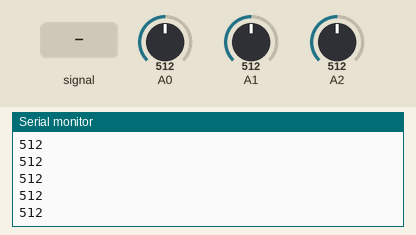
A sketch run on a simulated Arduino Uno, built with avr-gcc and run on an emulated ATmega328P. Parts: the last lines printed to the serial monitor. The test bench sets the inputs (shaded band); at power-on: A0 = 512, A1 = 512, A2 = 512.

Above: at 1.2 s.
1.3 s: A0 fed a 200 Hz sine of ±81 counts around its level
At 1.9 s:
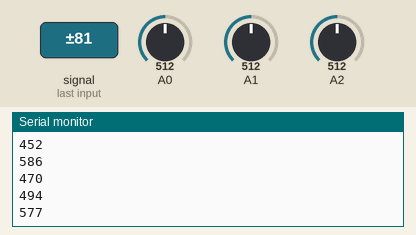
2.8 s: A0 set to 716
At 3.5 s:
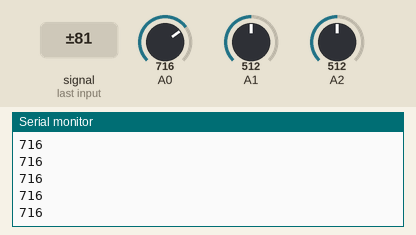
4.3 s: A0 set to 900
At 5.0 s:
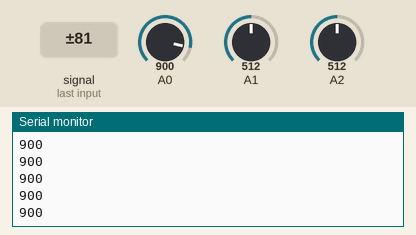
Timing chart, 0 to 7.3 s (numbered marks = the images above; inputs shaded):
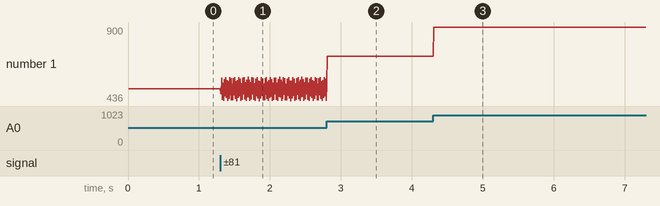

The sketch:

calibration.ino
```cpp
const int xInput = A0;
const int yInput = A1;
const int zInput = A2;
const int buttonPin = 2;

// Raw Ranges:
// initialize to mid-range and allow calibration to
// find the minimum and maximum for each axis
int xRawMin = 512;
int xRawMax = 512;

int yRawMin = 512;
int yRawMax = 512;

int zRawMin = 512;
int zRawMax = 512;

// Take multiple samples to reduce noise
const int sampleSize = 10;

void setup()
{
  //analogReference(EXTERNAL);
  Serial.begin(9600);
}

void loop()
{
  int xRaw = ReadAxis(xInput);
  int yRaw = ReadAxis(yInput);
  int zRaw = ReadAxis(zInput);
  Serial.println(xRaw);
}

//
// Read "sampleSize" samples and report the average
//
int ReadAxis(int axisPin)
{
  long reading = 0;
  analogRead(axisPin);
  delay(1);
  for (int i = 0; i < sampleSize; i++)
  {
    reading += analogRead(axisPin);
  }
  return reading/sampleSize;
}

//
// Find the extreme raw readings from each axis
//
void AutoCalibrate(int xRaw, int yRaw, int zRaw)
{
  Serial.println("Calibrate");
  if (xRaw < xRawMin)
  {
    xRawMin = xRaw;
  }
  if (xRaw > xRawMax)
  {
    xRawMax = xRaw;
  }

  if (yRaw < yRawMin)
  {
    yRawMin = yRaw;
  }
  if (yRaw > yRawMax)
  {
    yRawMax = yRaw;
  }

  if (zRaw < zRawMin)
  {
    zRawMin = zRaw;
  }
  if (zRaw > zRawMax)
  {
    zRawMax = zRaw;
  }
}
```

Measured:
- after the input at 1.3 s, the serial monitor: prints a new line at once (image 1)
- plotted number 1: 512 → 439 after the input at 1.3 s
